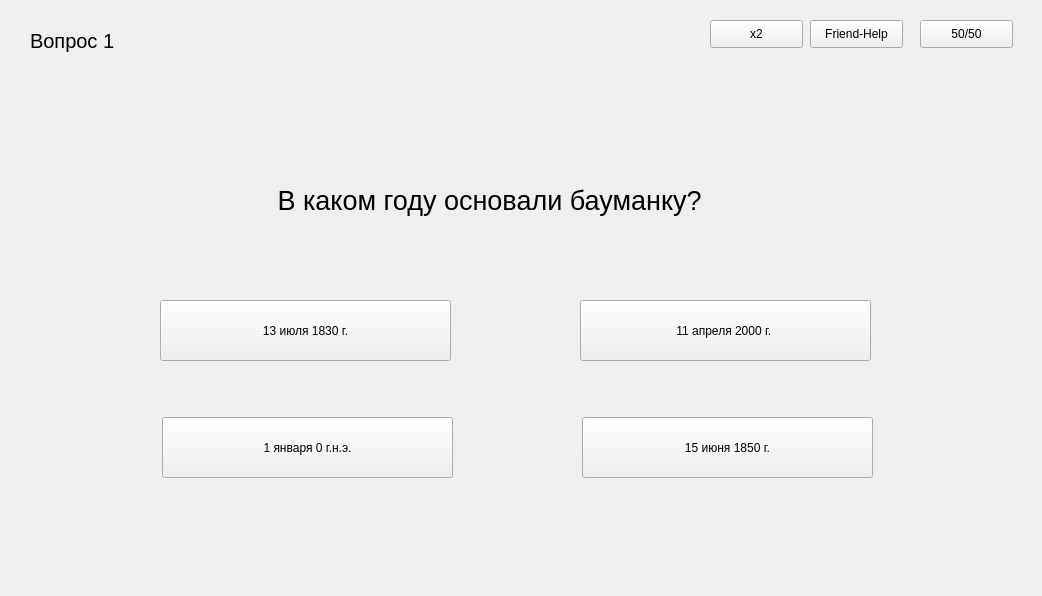
<?xml version="1.0" encoding="UTF-8"?>
<ui version="4.0">
 <class>Level1</class>
 <widget class="QWidget" name="Level1">
  <property name="geometry">
   <rect>
    <x>0</x>
    <y>0</y>
    <width>1042</width>
    <height>596</height>
   </rect>
  </property>
  <property name="windowTitle">
   <string>Form</string>
  </property>
  <widget class="QLabel" name="question">
   <property name="geometry">
    <rect>
     <x>270</x>
     <y>170</y>
     <width>521</width>
     <height>61</height>
    </rect>
   </property>
   <property name="font">
    <font>
     <pointsize>20</pointsize>
    </font>
   </property>
   <property name="text">
    <string> В каком году основали бауманку? </string>
   </property>
  </widget>
  <widget class="QPushButton" name="first">
   <property name="geometry">
    <rect>
     <x>160</x>
     <y>300</y>
     <width>291</width>
     <height>61</height>
    </rect>
   </property>
   <property name="text">
    <string> 13 июля 1830 г. </string>
   </property>
  </widget>
  <widget class="QPushButton" name="second">
   <property name="geometry">
    <rect>
     <x>580</x>
     <y>300</y>
     <width>291</width>
     <height>61</height>
    </rect>
   </property>
   <property name="text">
    <string>11 апреля 2000 г. </string>
   </property>
  </widget>
  <widget class="QPushButton" name="third">
   <property name="geometry">
    <rect>
     <x>162</x>
     <y>417</y>
     <width>291</width>
     <height>61</height>
    </rect>
   </property>
   <property name="text">
    <string>1 января 0 г.н.э.</string>
   </property>
  </widget>
  <widget class="QPushButton" name="fourth">
   <property name="geometry">
    <rect>
     <x>582</x>
     <y>417</y>
     <width>291</width>
     <height>61</height>
    </rect>
   </property>
   <property name="text">
    <string> 15 июня 1850 г. </string>
   </property>
  </widget>
  <widget class="QPushButton" name="fiftyFifty">
   <property name="geometry">
    <rect>
     <x>920</x>
     <y>20</y>
     <width>93</width>
     <height>28</height>
    </rect>
   </property>
   <property name="text">
    <string>50/50</string>
   </property>
  </widget>
  <widget class="QPushButton" name="x2">
   <property name="geometry">
    <rect>
     <x>710</x>
     <y>20</y>
     <width>93</width>
     <height>28</height>
    </rect>
   </property>
   <property name="text">
    <string>x2</string>
   </property>
  </widget>
  <widget class="QPushButton" name="friendHelp">
   <property name="geometry">
    <rect>
     <x>810</x>
     <y>20</y>
     <width>93</width>
     <height>28</height>
    </rect>
   </property>
   <property name="text">
    <string>Friend-Help</string>
   </property>
  </widget>
  <widget class="QLabel" name="level">
   <property name="geometry">
    <rect>
     <x>30</x>
     <y>20</y>
     <width>111</width>
     <height>41</height>
    </rect>
   </property>
   <property name="font">
    <font>
     <pointsize>15</pointsize>
    </font>
   </property>
   <property name="text">
    <string>Вопрос 1</string>
   </property>
  </widget>
 </widget>
 <resources/>
 <connections/>
</ui>
